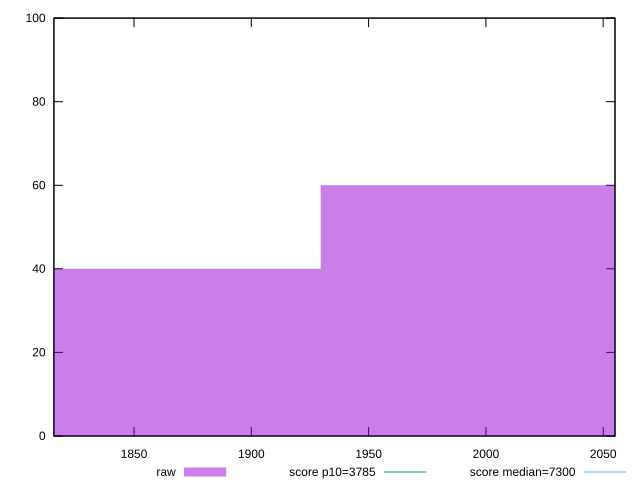

Reproduce this figure in gnuplot.
reset

$raw <<EOF
2058.1923570372287 60
1800.918312407575 40
EOF

set key outside below
set boxwidth 257.2740446296536
set xrange [1815.857:2055.00835]
set yrange [0:100]
set trange [0:100]
set style fill transparent solid 0.5 noborder

set parametric
set terminal svg size 640, 490 enhanced background rgb 'white'
set output "report_00007_2020-12-11T15:55:29.892Z/interactive/samples/pages+cached+noadtech/raw/histogram.svg"

plot $raw title "raw" with boxes, \
     3785,t title "score p10=3785", \
     7300,t title "score median=7300"

reset
